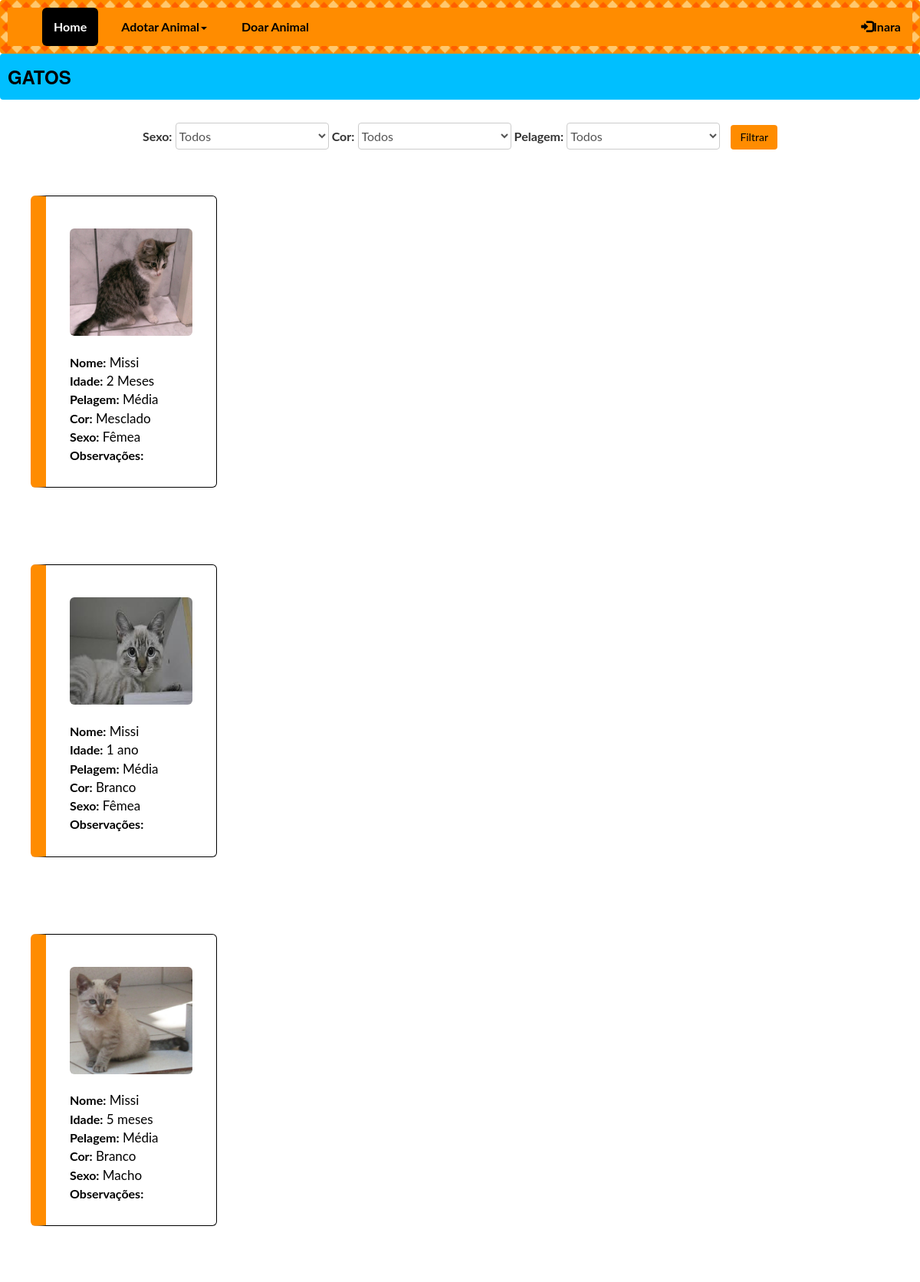
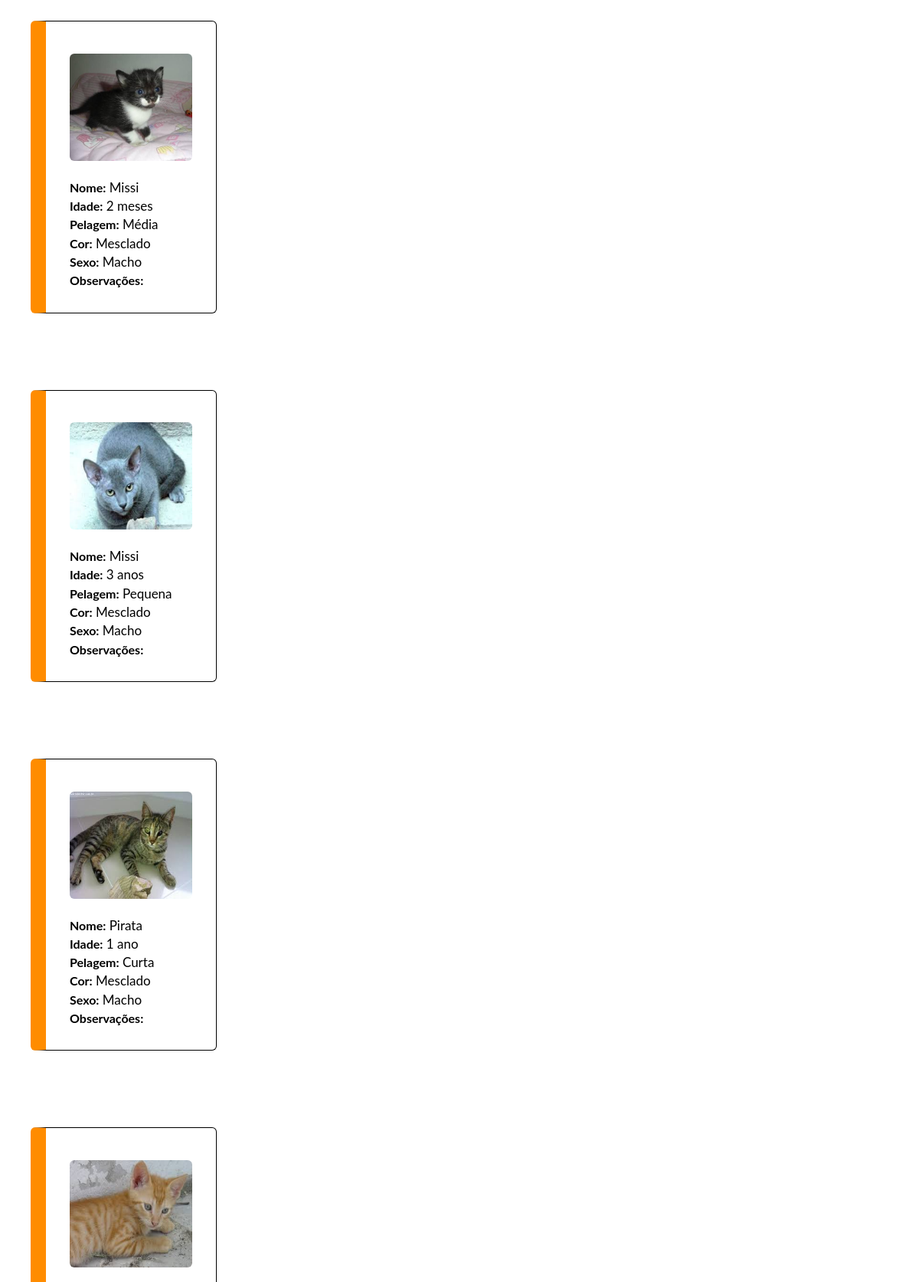
The app's page /adotaCatUsuario.php?idusuario=1 (upper part) with its own data (2 pictures, top to bottom).
### tables this page shows
CREATE TABLE `usuario` (
  `idusuario` int(11) NOT NULL,
  `nome_usuario` varchar(45) NOT NULL,
  `sobrenome_usuario` varchar(45) NOT NULL,
  `rua` varchar(45) NOT NULL,
  `bairro` varchar(45) NOT NULL,
  `numero` int(11) NOT NULL,
  `telefone` varchar(45) NOT NULL,
  `celular` varchar(45) NOT NULL,
  `email` varchar(200) NOT NULL,
  `login_idlogin` int(11) NOT NULL,
  `ativo` int(11) NOT NULL
);

CREATE TABLE `animais` (
  `idanimais` int(11) NOT NULL,
  `nome_animal` varchar(45) NOT NULL,
  `idade_animal` varchar(20) NOT NULL,
  `pelagem_animal` varchar(45) NOT NULL,
  `cor_animal` varchar(45) NOT NULL,
  `tipo_animal` varchar(45) NOT NULL,
  `observacoes` varchar(200) NOT NULL,
  `ativo` int(11) NOT NULL,
  `foto` varchar(255) NOT NULL,
  `sexo` varchar(20) NOT NULL,
  `usuario_idusuario` int(11) NOT NULL
);

### adotaCatUsuario.php (the view, shortened to what this page needs)
<?php
include("cabecalhoGeral.php");
include ('menuUsuario.php');
include("conexao.php");
?>
<div class="barra" >
<h3 align="left">GATOS</h3>
</div>
<center>
<div class="container-fluid">
	<label>Sexo:</label>
	<select class="selecionar">
	<option>Todos</option>
	</select>
	<label>Cor:</label>
	<select class="selecionar">
	<option>Todos</option>
	</select>
	<label>Pelagem:</label>
	<select class="selecionar">
	<option>Todos</option>
	</select>
	<input type="submit" class="btn btn-default filtroAdocao" value="Filtrar">
</div>
</center>
<?php
$comando="SELECT * FROM animais WHERE tipo_animal='Gato' ";
$resultado=mysqli_query($conexao,$comando);
$animais=array();
while($guardaAnimais=mysqli_fetch_assoc($resultado)){
	array_push($animais,$guardaAnimais);
}
foreach($animais as $cadaAnimal){
?>
<center>
<div class="container text-center">
  <div class="row">
	<div class="col-sm-3">
      <div class="wellX">
    <br>
		<img class="img-rounded" src="img/cats/<?php echo $cadaAnimal['foto'];?>"><br><br>
		<p align="justify" class="pDogs"><b>Nome:</b> <?php echo $cadaAnimal['nome_animal'];?><br>
		<b>Idade:</b> <?php echo $cadaAnimal['idade_animal'];?><br>
		<b>Pelagem:</b> <?php echo $cadaAnimal['pelagem_animal'];?><br>
		<b>Cor:</b> <?php echo $cadaAnimal['cor_animal'];?><br>
		<b>Sexo:</b> <?php echo $cadaAnimal['sexo'];?><br>
		<b>Observações:</b> <?php echo $cadaAnimal['observacoes'];?>
	</p>
     </div>
    </div>
    </div>
  </div>
</div></center>
<?php
}
?>
<?php
include("rodapeGeral.php");
?>

### menuUsuario.php (shortened to what this page needs)
<?php
include ("cabecalhoGeral.php");
$id=$_GET['idusuario'];
?>
<nav class="navbar navbar-inverse">
  <div class="container-fluid">
    <div class="navbar-header">
      <a class="navbar-brand"></a>
    </div>
    <ul class="nav navbar-nav">
      <li class="active"><a href="homeUsuario.php?idusuario=<?php echo $id ?>">Home</a></li>
	  <li class="dropdown">
	  <a class="dropdown-toggle" data-toggle="dropdown" href="#">Adotar Animal<span class="caret"></span></a>
      </li>
	  <li> <a href="formCadastroAnimais.php?idusuario=<?php echo $id ?>">Doar Animal</a> </li>
    </ul>
    <ul class="nav navbar-nav navbar-right">
	  <?php
	  include("conexao.php");
	  $id= $_GET['idusuario'];
	  $comando="SELECT * FROM usuario WHERE idusuario={$id}";
	  $resultado=mysqli_query($conexao,$comando);
	  $usuario=mysqli_fetch_assoc($resultado);
	  $nomeUsuario=$usuario['nome_usuario'];
	  ?>
      <li class="dropdown">
	  <a class="dropdown-toggle" data-toggle="dropdown" href="#"><span class="glyphicon glyphicon-log-in"></span><?php echo $nomeUsuario; ?></a>
	  </li>
    </ul>
  </div>
</nav>

### css/style.css (style rules this page uses)
* { font-family: 'Lato', 'Helvetica Neue', Helvetica, Arial, sans-serif; font-size:16px; }
.navbar { margin-bottom: 0; border-radius: 4px; background-color:#ff8c00; font-weight:bold; padding:0px; border: 10px solid transparent; border-image: url(border.png) 23% round; }
.navbar-inverse .navbar-nav>li>a { color: #000; margin-left:15px; }
.navbar-inverse .navbar-brand { margin-top:-2; }
.navbar-inverse .navbar-nav>.active>a, .navbar-inverse .navbar-nav>.active>a:focus, .navbar-inverse .navbar-nav>.active>a:hover { color: #fff; border-radius: 6px; background-color: #000; width: auto; height: auto; }
.barra { background-color:#00bfff; height:60px; padding-top:17px; padding-left:10px; border-radius:4px; }
h1,h2,h3,h4 { margin-top:0px; color:#000; font-weight:bold; font-family: "Montserrat", "Helvetica Neue", Helvetica, Arial, sans-serif; text-transform: uppercase; font-weight: 700; }
p { font-size:17px; color:#000; }
.btn-default { color: #000; background-color: #ff8c00; border-color: #ff8c00; }
.btn { display: inline-block; padding: 6px 12px; margin-top: 8px; font-weight: 400; line-height: 1.42857143; text-align: center; white-space: nowrap; vertical-align: middle; background-image: none; border:none; }
.wellX { min-height: 20px; padding: 19px; margin-bottom: 20px; background-color: #fff; border: 1px solid #000; border-radius: 6px; -webkit-box-shadow: inset 0 1px 1px rgba(0,0,0,.05); box-shadow: inset 0 1px 1px rgba(0,0,0,.05); margin-top:50px; margin-bottom:50px; margin-left:10px; margin-right:10px; border-left: 20px solid #ff8c00; }
.img-rounded { width:160px; height:140px; }
.pDogs { margin-left:12px; }
.selecionar { width:200px; border-radius:4px; border:solid 2px; height:35px; line-height: 1.42857143; color: #555; background-color: #fff; background-image: none; border: 1px solid #ccc; margin-bottom:10px; margin-top:10px; }
.filtroAdocao { margin-left:10px; margin-bottom:10px; }

### records on screen
usuario: nome_usuario "Inara"
animais: foto (picture), nome_animal "Missi", idade_animal "2 Meses", pelagem_animal "Média", cor_animal "Mesclado", sexo "Fêmea"
animais: foto (picture), nome_animal "Missi", idade_animal "1 ano", pelagem_animal "Média", cor_animal "Branco", sexo "Fêmea"
animais: foto (picture), nome_animal "Missi", idade_animal "5 meses", pelagem_animal "Média", cor_animal "Branco", sexo "Macho"
animais: foto (picture), nome_animal "Missi", idade_animal "2 meses", pelagem_animal "Média", cor_animal "Mesclado", sexo "Macho"
animais: foto (picture), nome_animal "Missi", idade_animal "3 anos", pelagem_animal "Pequena", cor_animal "Mesclado", sexo "Macho"
animais: foto (picture), nome_animal "Pirata", idade_animal "1 ano", pelagem_animal "Curta", cor_animal "Mesclado", sexo "Macho"
animais: foto (picture)
